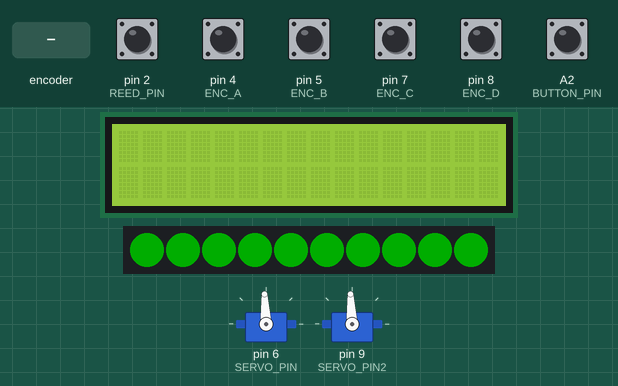
The sketch below on a simulated Arduino Nano, built with avr-gcc and run on an emulated ATmega328P. On the bench: 16×2 character LCD, 2 × servo, 10 RGB LEDs in strip order, left to right. Inputs (shaded band) come from the test bench; at power-on: A2 (BUTTON_PIN), pin 2 (REED_PIN), pin 4 (ENC_A), pin 5 (ENC_B), pin 7 (ENC_C), pin 8 (ENC_D) HIGH. Dim RGB values are drawn brighter than linear; what the sketch prints to the serial monitor is not drawn.

Above: at 0.1 s.
At 3.2 s:
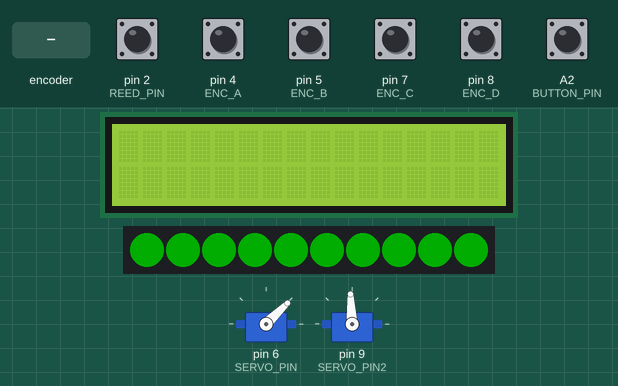
3.3 s: rotary encoder on pin 4 (ENC_A) / pin 5 (ENC_B) turned 2 steps (second pin leading)
6.7 s: pin 2 (REED_PIN) driven LOW
9.7 s: rotary encoder on pin 4 (ENC_A) / pin 5 (ENC_B) turned 3 steps (first pin leading)
13.3 s: rotary encoder on pin 4 (ENC_A) / pin 5 (ENC_B) turned 1 step (first pin leading)
16.5 s: pin 2 (REED_PIN) driven HIGH
22.5 s: pin 2 (REED_PIN) pulsed LOW 5 times (0.12 s each, 0.3 s apart)
Timing chart, 0 to 25.5 s (numbered marks = the images above; inputs shaded):
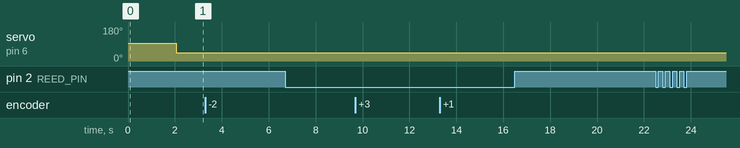

The sketch:

chessboard_homing_sequence_debug.ino
```cpp
#include <Servo.h>
#include <FastLED.h>
#include <OneButton.h>
#include <Wire.h>
#include <LiquidCrystal_I2C.h>

// Set the LCD address to 0x27 for a 16 chars and 2 lines display
LiquidCrystal_I2C lcd(0x27, 16, 2);

#define LED_PIN 3
#define NUM_LEDS 10
#define BUTTON_PIN A2
#define BRIGHTNESS 100

// Define rotary encoder pins (can be any digital pins)
#define ENC_A 4
#define ENC_B 5

#define ENC_C 7
#define ENC_D 8

unsigned long _lastIncReadTime = micros();
unsigned long _lastDecReadTime = micros();
int _pauseLength = 25000;
int _fastIncrement = 10;

volatile int last_RE_tick = 0;

CRGB leds[NUM_LEDS];
Servo motorServo;
Servo motorServo2;

bool halfSpeedMode = false;
bool goHome = false;
int MODE = 0;

OneButton button(BUTTON_PIN, true, true);  // active low, internal pullup

const int SERVO_PIN = 6;
const int SERVO_PIN2 = 9;

const int STOP_US = 1500;
const int FULL_FORWARD_US = 2000;
const int FULL_REVERSE_US = 1000;
const int HALF_FORWARD_US = 1600;
const int HALF_REVERSE_US = 1400;

const int JOY_X_PIN = A0;
const int JOY_Y_PIN = A1;
const int DEADZONE = 100;

// --- Interrupt pin ---
const byte REED_PIN = 2;  // D2 on Arduino Nano (INT0)
volatile bool reedTriggered = false;

// Debounce variables
volatile unsigned long lastReedInterrupt = 0;
const unsigned long debounceDelay = 100;  // milliseconds

unsigned long modeStartTime = 0;
const unsigned long homeDelay = 3000;  // 3 seconds

unsigned long reedTriggeredStartTime = 0;

// Home state machine
enum HomeState {
  HOME_WAIT_DELAY,
  HOME_MOVE_REVERSE,
  HOME_BACK_OFF,
  HOME_WAIT_REED,
  HOME_DONE
};

HomeState homeState = HOME_WAIT_DELAY;
unsigned long homeStepStartTime = 0;

// Second encoder globals
static uint8_t old_CD = 3;          // Lookup table index for encoder 2
static int8_t encval_2 = 0;         // Encoder value for encoder 2
volatile int _RE_tick2 = 0;          // Separate last_RE_tick for encoder 2
unsigned long _lastIncReadTime_2 = 0;
unsigned long _lastDecReadTime_2 = 0;

void updateLEDsForMode() {
  if (MODE == 0) {
    fill_solid(leds, NUM_LEDS, CRGB::Green);
  } else if (MODE == 1) {
    fill_solid(leds, NUM_LEDS, CRGB::Red);
  } else {
    fill_solid(leds, NUM_LEDS, CRGB::Blue);
  }
  FastLED.show();
}

void toggleSpeed() {
  if (!MODE) {
    fill_solid(leds, NUM_LEDS, CRGB::Red);
    halfSpeedMode = !halfSpeedMode;
    goHome = false;
    MODE++;
  }
  else if (MODE == 1){
    fill_solid(leds, NUM_LEDS, CRGB::Blue);
    goHome = true;
    MODE++;
    modeStartTime = millis();
    homeState = HOME_WAIT_DELAY;  // Reset state machine
  }
  else {
    goHome = false;
    fill_solid(leds, NUM_LEDS, CRGB::Green);
    halfSpeedMode = !halfSpeedMode;
    MODE = 0;
  }

  FastLED.show();
}

void setup() {
  pinMode(ENC_A, INPUT_PULLUP);
  pinMode(ENC_B, INPUT_PULLUP);

  pinMode(ENC_C, INPUT_PULLUP);
  pinMode(ENC_D, INPUT_PULLUP);

  Serial.begin(9600);

  lcd.init();          // initialize the lcd
  lcd.backlight();     // turn on the backlight

  motorServo.attach(SERVO_PIN);
  motorServo2.attach(SERVO_PIN2);
  motorServo.writeMicroseconds(STOP_US);
  motorServo2.writeMicroseconds(STOP_US);

  pinMode(JOY_X_PIN, INPUT);
  pinMode(JOY_Y_PIN, INPUT);

  FastLED.addLeds<WS2812B, LED_PIN, GRB>(leds, NUM_LEDS);
  FastLED.setBrightness(BRIGHTNESS);
  FastLED.clear();
  FastLED.show();

  button.attachClick(toggleSpeed);

  pinMode(REED_PIN, INPUT_PULLUP);
  attachInterrupt(digitalPinToInterrupt(REED_PIN), reedChange, CHANGE);

  fill_solid(leds, NUM_LEDS, CRGB::Green);
  FastLED.show();
  delay(2000);
}

void loop() {
  read_encoder();
  read_encoder_2();

  button.tick();

  if (!goHome){
    // int joyX = analogRead(JOY_X_PIN);
    // int joyY = analogRead(JOY_Y_PIN);

    // if (joyX > 512 + DEADZONE) {
    //   motorServo.writeMicroseconds(halfSpeedMode ? HALF_FORWARD_US : FULL_FORWARD_US);
    // } else if (joyX < 512 - DEADZONE) {
    //   motorServo.writeMicroseconds(halfSpeedMode ? HALF_REVERSE_US : FULL_REVERSE_US);
    // } else {
    //   motorServo.writeMicroseconds(STOP_US);
    // }

    // if (joyY > 512 + DEADZONE) {
    //   motorServo2.writeMicroseconds(halfSpeedMode ? HALF_REVERSE_US : FULL_REVERSE_US);
    // } else if (joyY < 512 - DEADZONE) {
    //   motorServo2.writeMicroseconds(halfSpeedMode ? HALF_FORWARD_US : FULL_FORWARD_US);
    // } else {
    //   motorServo2.writeMicroseconds(STOP_US);
    // }
    move_encoder_to(1, 10);
  }
  else {
    // Non-blocking goHome state machine
    switch (homeState) {
      case HOME_WAIT_DELAY:
        if (millis() - modeStartTime >= homeDelay) {
          fill_solid(leds, NUM_LEDS, CRGB::Purple);
          FastLED.show();

          motorServo2.writeMicroseconds(HALF_REVERSE_US);
          homeStepStartTime = millis();
          homeState = HOME_MOVE_REVERSE;
        }
        break;

      case HOME_MOVE_REVERSE:
        if (millis() - homeStepStartTime >= 10000) {
          motorServo2.writeMicroseconds(HALF_FORWARD_US); // back off
          homeStepStartTime = millis();
          homeState = HOME_BACK_OFF;
        }
        break;

      case HOME_BACK_OFF:
        if (millis() - homeStepStartTime >= 500) {
          motorServo2.writeMicroseconds(STOP_US);
          reedTriggeredStartTime = millis();
          homeState = HOME_WAIT_REED;
        }
        break;

      case HOME_WAIT_REED:
        motorServo.writeMicroseconds(FULL_REVERSE_US);
        motorServo2.writeMicroseconds(FULL_REVERSE_US);

        if (reedTriggered || (millis() - reedTriggeredStartTime >= 10000)) {
          homeState = HOME_DONE;
        }
        break;

      case HOME_DONE:
        goHome = false;
        halfSpeedMode = false;  // full speed mode
        MODE = 0;               // green mode

        updateLEDsForMode();

        motorServo.writeMicroseconds(STOP_US);
        motorServo2.writeMicroseconds(STOP_US);

        homeState = HOME_WAIT_DELAY;  // reset for next time
        break;
    }
  }
}

void reedChange() {
  unsigned long now = millis();
  if (now - lastReedInterrupt > debounceDelay) {
    bool state = digitalRead(REED_PIN);
    reedTriggered = (state == LOW);
    lastReedInterrupt = now;
    if (reedTriggered) {
      Serial.print("Reed switch triggered! ");
    } else {
      Serial.print("Reed switch released! ");
    }
    Serial.println(now);
  }
}

void read_encoder() {
  static uint8_t old_AB = 3;  // Lookup table index
  static int8_t encval = 0;   // Encoder value
  static const int8_t enc_states[] = {
    0, -1, 1, 0,
    1, 0, 0, -1,
    -1, 0, 0, 1,
    0, 1, -1, 0
  };

  old_AB <<= 2;

  if (digitalRead(ENC_A)) old_AB |= 0x02;
  if (digitalRead(ENC_B)) old_AB |= 0x01;

  encval += enc_states[(old_AB & 0x0f)];

  if (encval > 3) {
    int changevalue = 1;
    if ((micros() - _lastIncReadTime) < _pauseLength) {
      changevalue *= _fastIncrement;
    }
    _lastIncReadTime = micros();
    last_RE_tick += changevalue;
    encval = 0;
  }
  else if (encval < -3) {
    int changevalue = -1;
    if ((micros() - _lastDecReadTime) < _pauseLength) {
      changevalue *= _fastIncrement;
    }
    _lastDecReadTime = micros();
    last_RE_tick += changevalue;
    encval = 0;
  }

  static int lastlast_RE_tick = 0;

  if (last_RE_tick != lastlast_RE_tick) {
    Serial.print("Encoder 1: ");
    Serial.println(last_RE_tick);
    print_LCD(last_RE_tick, _RE_tick2);
    lastlast_RE_tick = last_RE_tick;
  }
}

void read_encoder_2() {
  static const int8_t enc_states[] = {
    0, -1, 1, 0,
    1, 0, 0, -1,
    -1, 0, 0, 1,
    0, 1, -1, 0
  };

  old_CD <<= 2;

  if (digitalRead(ENC_C)) old_CD |= 0x02;
  if (digitalRead(ENC_D)) old_CD |= 0x01;

  encval_2 += enc_states[(old_CD & 0x0f)];

  if (encval_2 > 3) {
    int changevalue = 1;
    if ((micros() - _lastIncReadTime_2) < _pauseLength) {
      changevalue *= _fastIncrement;
    }
    _lastIncReadTime_2 = micros();
    _RE_tick2 += changevalue;
    encval_2 = 0;
  }
  else if (encval_2 < -3) {
    int changevalue = -1;
    if ((micros() - _lastDecReadTime_2) < _pauseLength) {
      changevalue *= _fastIncrement;
    }
    _lastDecReadTime_2 = micros();
    _RE_tick2 += changevalue;
    encval_2 = 0;
  }

  static int last_RE_tick2 = 0;

  if (_RE_tick2 != last_RE_tick2) {
    Serial.print("Encoder 2: ");
    Serial.println(_RE_tick2);
    print_LCD(last_RE_tick, _RE_tick2);
    last_RE_tick2 = _RE_tick2;
  }
}

void print_LCD(int last_RE_tick, int _RE_tick2) {
  lcd.clear();
  lcd.setCursor(0, 0);              // First line, first column
  lcd.print("Plate: ");
  lcd.print(last_RE_tick);

  lcd.setCursor(0, 1);              // Second line, first column
  lcd.print("Arm: ");
  lcd.print(_RE_tick2);
}

void move_encoder_to(int encoder, int tick){
  // while the current tick is not equal to the desired tick, move towards the desired tick
  read_encoder();
  read_encoder_2();
  while (last_RE_tick != tick){
    Serial.println(tick);
    Serial.println(last_RE_tick);
    // motorServo.writeMicroseconds(HALF_REVERSE_US);
    motorServo.writeMicroseconds(FULL_REVERSE_US);
    print_LCD(last_RE_tick, _RE_tick2);
    read_encoder();
    read_encoder_2();
  }
  motorServo.writeMicroseconds(STOP_US);
}
```
